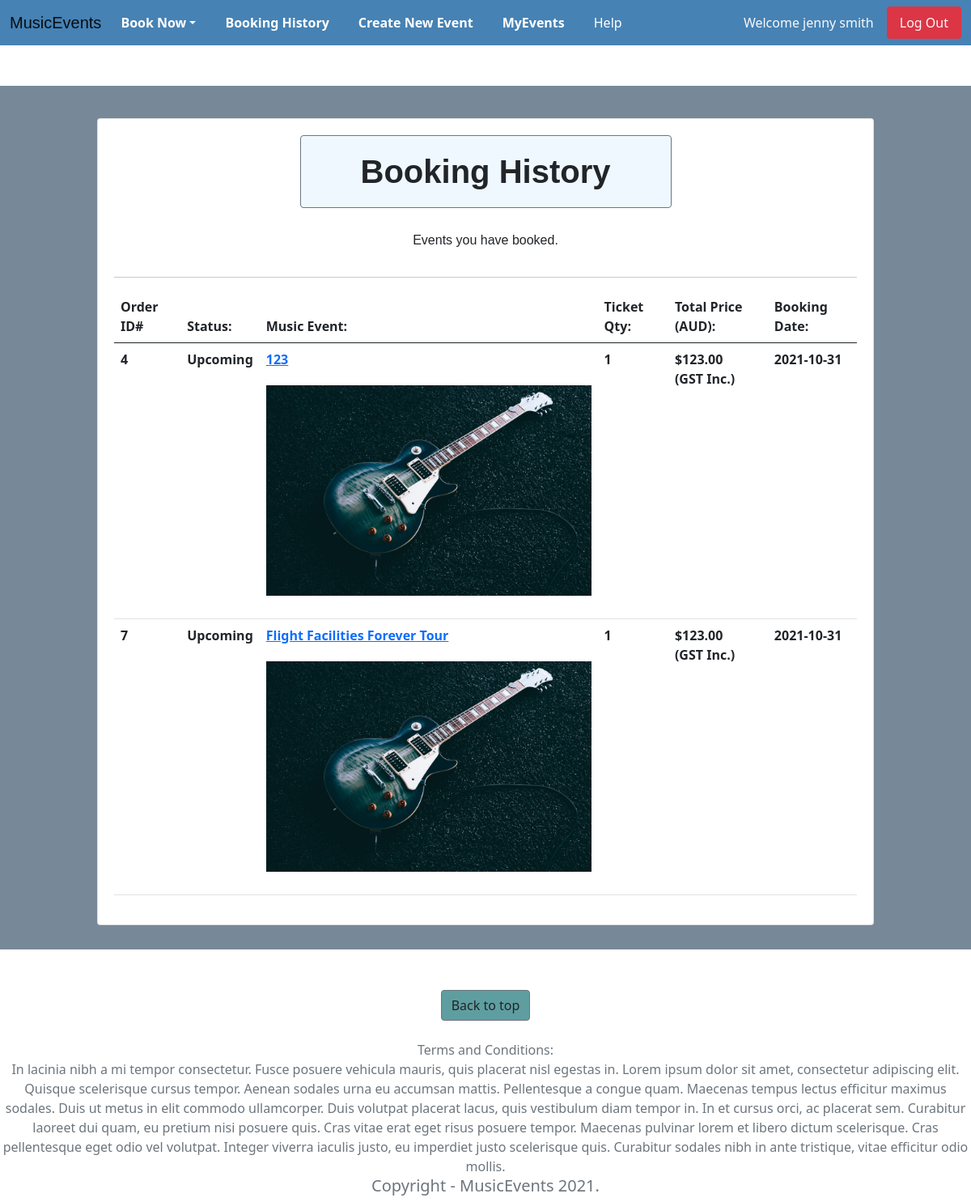
The app's page /events/booking_history (signed in) with its own data.
### website/models.py (models this page shows, shortened)
class User(db.Model, UserMixin):
    __tablename__='users' # good practice to specify table name
    id = db.Column(db.Integer, primary_key=True)
    name = db.Column(db.String(100), index=True)
    emailid = db.Column(db.String(100), index=True, nullable=False, unique = True)
    password_hash = db.Column(db.String(255), nullable=False)
    comments = db.relationship('Comment', backref='user')
    booking = db.relationship('Booking', backref='user')
    event = db.relationship('Event', backref='user')

class Booking(db.Model):
    __tablename__ = 'booking'
    booking_Id = db.Column(db.Integer, primary_key=True)
    booking_date = db.Column(db.Date, default=datetime.now())
    price = db.Column(db.Integer)
    quantity = db.Column(db.Integer, default = 1)
    user_id = db.Column(db.Integer, db.ForeignKey('users.id'))
    events_id = db.Column(db.Integer, db.ForeignKey('events.id'))

class Event_Status(db.Model):
    __tablename__ = 'event_status'
    id = db.Column(db.Integer,primary_key=True)
    events_id = db.Column(db.Integer, db.ForeignKey('events.id'))
    status = db.Column(db.String(10))
    def __repr__(self):
        return "{}".format(self.status)

class Event(db.Model):
    __tablename__ = 'events'
    id = db.Column(db.Integer, primary_key=True)
    name = db.Column(db.String(80))
    artist = db.Column(db.String(80))
    date = db.Column(db.DateTime(20))
    venue = db.Column(db.String(80))
    venue_address = db.Column(db.String(255))
    city = db.Column(db.String(60))
    state = db.Column(db.String(10))
    zipcode = db.Column(db.Integer)
    category = db.Column(db.String(20))
    ages = db.Column(db.String(20))
    description = db.Column(db.String(200))
    price = (db.Column(db.Numeric(5,2)))
    quota = db.Column(db.Integer, default = 1)
    image = db.Column(db.String(400))
    owner = db.Column(db.Integer, db.ForeignKey('users.id'))
    comments = db.relationship('Comment', backref='events')
    booking = db.relationship('Booking', backref='events')
    status = db.relationship('Event_Status', backref='events')

### website/events.py (the view)
@bp.route('/booking_history', methods = ['GET', 'POST'])
@login_required
def booking_history():
  records = db.session.query(Booking, Event).filter(Booking.events_id == Event.id).filter_by(user_id=current_user.id)
  return render_template('events/booking_history.html', records = records)

### website/templates/events/booking_history.html (shortened to what this page needs)
{% extends 'base.html' %}
{% import "bootstrap/wtf.html" as wtf %}
{% block content %}
<div class="container-fluid backgroundCustom  margin4">
    <div class = "row pad ">
      <div class=" card center pad margintop" style="width: 60rem;">
        <h1 class = "text-center pad changeFont card backgroundCustom2 center border-secondary"><strong>Booking History</strong></h1>
        {% if records[0]|length >0 %}
        <h6 class = "text-center changeFont pad">Events you have booked.</h6>
        {% endif  %}
        <hr>
        <div class="col-sm-12 col-md-12 col-lg-12">
          <div class="table-responsive-xl">
            <table class="table">
              <thead>
                <tr>
                  <th scope="col"><b>Order ID#</b></th>
                  <th scope="col"><b>Status:</b></th>
                  <th scope="col"><b>Music Event:</b></th>
                  <th scope="col"><b>Ticket Qty:</b></th>
                  <th scope="col"><b>Total Price (AUD):</b></th>
                  <th scope="col"><b>Booking Date:</b></th>
                </tr>
              </thead>
              <tbody>
                {% for record in records %}
                  <tr>
                      <th scope="row"><b>{{record[0].booking_Id}}</b></th>
                      <th scope="row">{{record[1].status[0]}}</th>
                      <th scope ="row"><a href="{{url_for('events.show', id=record[0].events_id)}}">{{record[1].name}}</a>
                        <img src="{{record[1].image}}" class="card-img-top pad" alt="Responsive image"></th>
                      <th scope="row">{{record[0].quantity}}</th>
                      <th scope="row">${{record[1].price * record[0].quantity}}<br>(GST Inc.)</br></th>
                      <th scope="row">{{record[0].booking_date}}</th>
                  </tr>
                {% endfor %}
              </tbody>
            </table>
          </div>
        </div>
      </div>
    </div>
</div>
<div class = "col text-center">
  <a href="#" class="btn text-center buttonCustom2 border-secondary">Back to top</a>
</div>
{% endblock %}

### website/templates/base.html (shortened to what this page needs)
<!DOCTYPE html>
<html>
    <head>
        <link href="https://cdn.jsdelivr.net/npm/bootstrap@5.1.0/dist/css/bootstrap.min.css" rel="stylesheet">
        <link rel="stylesheet" type="text/css" href="{{ url_for('static', filename='stylesheet/stylesheet.css') }}">
    </head>
    <body>
        <header>
            <nav class="navbar navbar-expand-lg navbar-light navbar-custom">
                <div class="container-fluid">
                    <a class="navbar-brand changeFont" href="/">MusicEvents</a>
                    <div class="collapse navbar-collapse" id="navbarSupportedContent">
                        <ul class="navbar-nav me-auto mb-2 mb-lg-0">
                        <li class="nav-item dropdown">
                            <a class="nav-link dropdown-toggle " href="#" id='CatBar' role="button" data-bs-toggle="dropdown" aria-expanded="false"><strong>Book Now</strong></a>
                        </li>
                        <li class="nav-item">
                            <a class="nav-link" href="{{ url_for('events.booking_history') }}" id = 'CatBar'><strong>Booking History</strong></a>
                        </li>
                        <li class="nav-item">
                            <a class="nav-link" href="{{ url_for('events.create') }}" id = 'CatBar'><strong>Create New Event</strong></a>
                        </li>
                        <li class="nav-item">
                            <a class="nav-link" href="{{ url_for('events.my_events') }}" id = 'CatBar'><strong>MyEvents</strong></a>
                        </li>
                        <li class="nav-item">
                            <a class="nav-link" href="/help" id = 'CatBar'>Help</a>
                        </li>
                        </ul>
                        <form class="d-flex">
                            {% if current_user.is_authenticated %}
                            <a class="nav-item nav-link  text-light disabled" href="#">Welcome {{current_user.name}}</a>
                            <a class="nav-item nav-link btn-danger text-light rounded " href="{{ url_for('auth.logout') }}">Log Out</a>
                            {% else %}
                            <a class="nav-item nav-link text-light margin3" href="{{ url_for('auth.register') }}">Register</a>
                            <a class="nav-item nav-link btn-primary text-light rounded" href="{{ url_for('auth.login') }}"><b>Log In</b></a>
                            {% endif %}
                        </form>
                    </div>
                </div>
            </nav>
        </header>
            {% block content %}
            {% endblock %}
    </body>
    <footer class=" text-center text-muted"> <br>Terms and Conditions: </br> In lacinia nibh a mi tempor consectetur. Fusce posuere vehicula mauris, quis
     placerat nisl egestas in. Lorem ipsum dolor sit amet, consectetur adipiscing elit. Quisque scelerisque cursus tempor. Aenean sodales urna eu accumsan mattis. Pellentesque a
      congue quam. Maecenas tempus lectus efficitur maximus sodales. Duis ut metus in elit commodo ullamcorper. Duis volutpat placerat lacus, quis vestibulum diam tempor in. In et cursus orci,
       ac placerat sem. Curabitur laoreet dui quam, eu pretium nisi posuere quis. Cras vitae erat eget risus posuere tempor. Maecenas pulvinar lorem et libero dictum scelerisque. Cras pellentesque
        eget odio vel volutpat. Integer viverra iaculis justo, eu imperdiet justo scelerisque quis. Curabitur sodales nibh in ante tristique, vitae efficitur odio mollis.
       <h6 class = "text-center lead">Copyright - MusicEvents 2021.</h6>
    </footer>
</html>

### website/static/stylesheet/stylesheet.css (style rules this page uses)
.card-img-top { width: 100%; height: 25vw; object-fit: cover; }
.card { margin: 0 auto; float: none; margin-bottom: 10px; margin-left: 30px; margin-right: 30px; padding: 10px 20px; }
li { margin-right: 20px; }
a#CatBar { color: white !important; }
h1 { padding: 40px; }
.center { display: block; margin-left: auto; margin-right: auto; width: 50%; }
.navbar-custom { background-color: #4682b4; }
.backgroundCustom { background-color: #778899; }
.buttonCustom2 { background-color:#5F9EA0; }
.pad { padding-top: 20px; padding-bottom: 20px; }
.margin4 { margin-top: 50px; margin-bottom: 50px; }
.changeFont { font-family: 'Lucida Sans', 'Lucida Sans Regular', 'Lucida Grande', 'Lucida Sans Unicode', Geneva, Verdana, sans-serif; }
.margintop { margin-top: 20px; }
.backgroundCustom2 { background-color:#F0F8FF; }

### records on screen
User: name "jenny smith"
Booking: booking_Id "4", status "Upcoming", name "123", image (picture), quantity "1", record[1].price*record[0].quantity "123.00", booking_date "2021-10-31"
Booking: booking_Id "7", status "Upcoming", name "Flight Facilities Forever Tour", image (picture), quantity "1", record[1].price*record[0].quantity "123.00", booking_date "2021-10-31"
